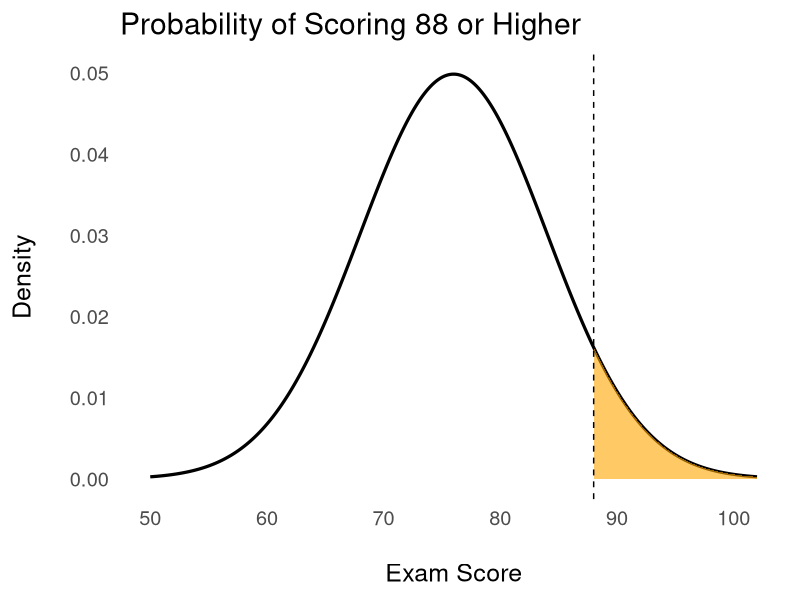
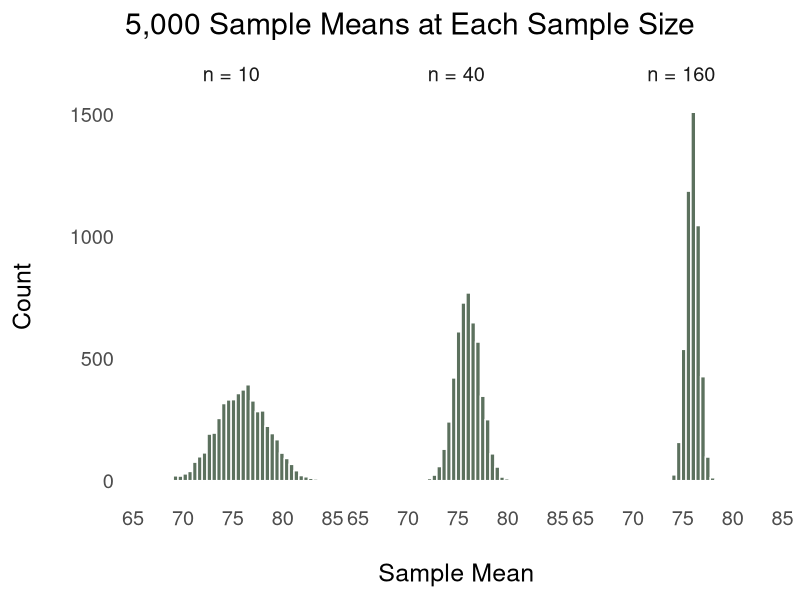
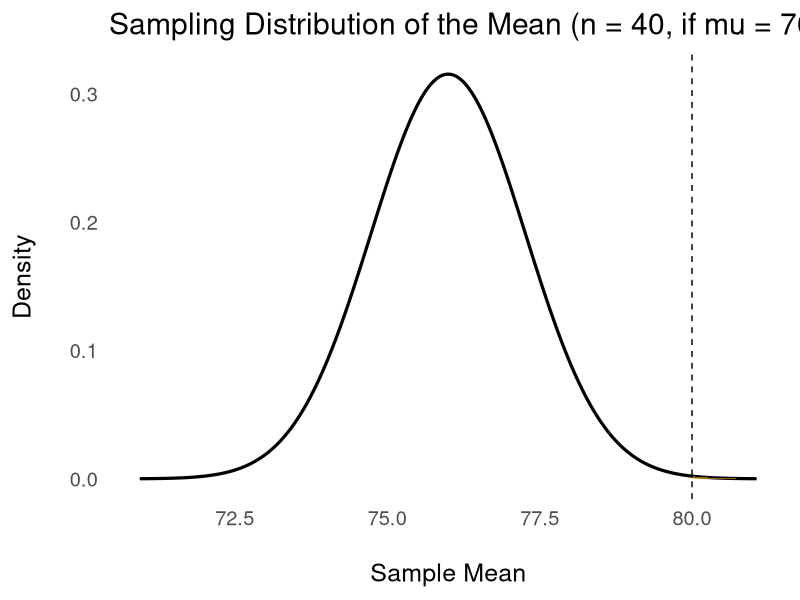

The R source for these figures, in order:
## ---- chunk 1
#| code-fold: false
mu    <- 76    # population mean of the exam
sigma <- 8     # population standard deviation
nadia <- 88    # Nadia's raw score

z_nadia <- (nadia - mu) / sigma
z_nadia
## ---- chunk 2
#| code-fold: false
# Road 1: give pnorm() the RAW score, plus the mean and sd
pnorm(q = 88, mean = 76, sd = 8, lower.tail = TRUE)

# Road 2: standardize first, then use the STANDARD normal
pnorm(q = 1.5, mean = 0, sd = 1, lower.tail = TRUE)
## ---- chunk 3
#| fig-width: 11
#| fig-height: 4.5
library(ggplot2)

dat <- data.frame(x = seq(from = 50, to = 102, by = 0.1))
dat$y <- dnorm(x = dat$x, mean = 76, sd = 8)

ggplot(data = dat, mapping = aes(x = x, y = y)) +
  geom_line(linewidth = 1.1) +
  geom_area(
    data = subset(dat, x >= 88),
    fill = "orange", alpha = 0.6
  ) +
  geom_vline(xintercept = 88, linetype = "dashed") +
  theme_minimal(base_size = 18) +
  labs(
    title = "Probability of Scoring 88 or Higher",
    x = "\nExam Score",
    y = "Density\n"
  ) +
  theme(panel.grid = element_blank())
## ---- chunk 4
#| code-fold: false
# What score marks the top 10% of the class?
# Top 10% means 90% are at or below it.
qnorm(p = 0.90, mean = 76, sd = 8, lower.tail = TRUE)
## ---- chunk 5
#| code-fold: false
set.seed(seed = 348)
exam_scores <- round(rnorm(n = 40, mean = 76, sd = 8), digits = 1)

z_scores <- round(scale(x = exam_scores, center = TRUE, scale = TRUE)[, 1], digits = 2)

head(data.frame(score = exam_scores, z = z_scores), n = 8)
## ---- chunk 6
#| code-fold: false
mean(x = exam_scores)   # this class
sd(x = exam_scores)     # this class

(88 - mean(x = exam_scores)) / sd(x = exam_scores)   # Nadia vs. THIS class
(88 - 76) / 8                                        # Nadia vs. the POPULATION
## ---- chunk 7
#| code-fold: false
set.seed(seed = 348)

sim_means <- function(n) {
  replicate(n = 5000, expr = mean(x = rnorm(n = n, mean = 76, sd = 8)))
}

means_10  <- sim_means(n = 10)
means_40  <- sim_means(n = 40)
means_160 <- sim_means(n = 160)

sd(x = means_10)    # spread of the sample means when n = 10
sd(x = means_40)    # n = 40
sd(x = means_160)   # n = 160
## ---- chunk 8
#| fig-width: 12
#| fig-height: 4.5
library(dplyr)

sims <- bind_rows(
  data.frame(mean = means_10,  n = "n = 10"),
  data.frame(mean = means_40,  n = "n = 40"),
  data.frame(mean = means_160, n = "n = 160")
) |>
  mutate(n = factor(x = n, levels = c("n = 10", "n = 40", "n = 160")))

ggplot(data = sims, mapping = aes(x = mean)) +
  geom_histogram(bins = 40, fill = "#5C715E", color = "white") +
  facet_wrap(facets = ~ n) +
  theme_minimal(base_size = 18) +
  labs(
    title = "5,000 Sample Means at Each Sample Size",
    x = "\nSample Mean", y = "Count\n"
  ) +
  theme(panel.grid = element_blank())
## ---- chunk 9
#| code-fold: false
sigma <- 8

sigma / sqrt(x = 10)    # n = 10
sigma / sqrt(x = 40)    # n = 40
sigma / sqrt(x = 160)   # n = 160
## ---- chunk 10
#| code-fold: false
mu     <- 76    # population mean
sigma  <- 8     # population standard deviation
n      <- 40    # sample size
m      <- 80    # observed sample mean

se <- sigma / sqrt(x = n)
z  <- (m - mu) / se

# One-tailed: P(sample mean >= 80)
p_one <- pnorm(q = z, mean = 0, sd = 1, lower.tail = FALSE)

# Two-tailed: the extreme could have been in either direction
p_two <- 2 * p_one

c(se = se, z = z, p_one = p_one, p_two = p_two)
## ---- chunk 11
#| fig-width: 11
#| fig-height: 4.5
se <- 8 / sqrt(x = 40)

dat2 <- data.frame(x = seq(from = 76 - 4 * se, to = 76 + 4 * se, length.out = 400))
dat2$y <- dnorm(x = dat2$x, mean = 76, sd = se)

ggplot(data = dat2, mapping = aes(x = x, y = y)) +
  geom_line(linewidth = 1.1) +
  geom_area(data = subset(dat2, x >= 80), fill = "orange", alpha = 0.6) +
  geom_vline(xintercept = 80, linetype = "dashed") +
  theme_minimal(base_size = 18) +
  labs(
    title = "Sampling Distribution of the Mean (n = 40, if mu = 76)",
    x = "\nSample Mean", y = "Density\n"
  ) +
  theme(panel.grid = element_blank())
